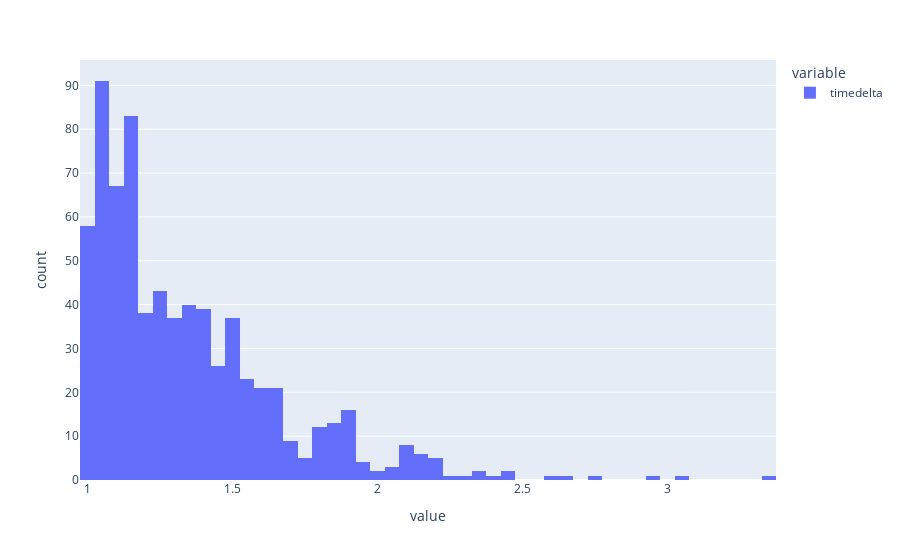

Notebook code for this chart:
### Code cell
df.timedelta.apply(lambda x: x/3600).hist()

### Figure 1 — Plotly figure (JSON) as saved in the notebook; plotly's stock layout.template omitted (floating-point values rounded to 4 significant figures; data arrays with more than 128 entries replaced by an {"elided": "..."} marker saying what was removed)
{"data": [{"alignmentgroup": "True", "bingroup": "x", "hovertemplate": "variable=timedelta<br>value=%{x}<br>count=%{y}<extra></extra>", "legendgroup": "timedelta", "marker": {"color": "#636efa"}, "name": "timedelta", "offsetgroup": "timedelta", "orientation": "v", "showlegend": true, "type": "histogram", "x": {"elided": "720 float values"}, "xaxis": "x", "yaxis": "y"}], "layout": {"barmode": "relative", "legend": {"title": {"text": "variable"}, "tracegroupgap": 0}, "margin": {"t": 60}, "xaxis": {"anchor": "y", "domain": [0, 1], "title": {"text": "value"}}, "yaxis": {"anchor": "x", "domain": [0, 1], "title": {"text": "count"}}}}
